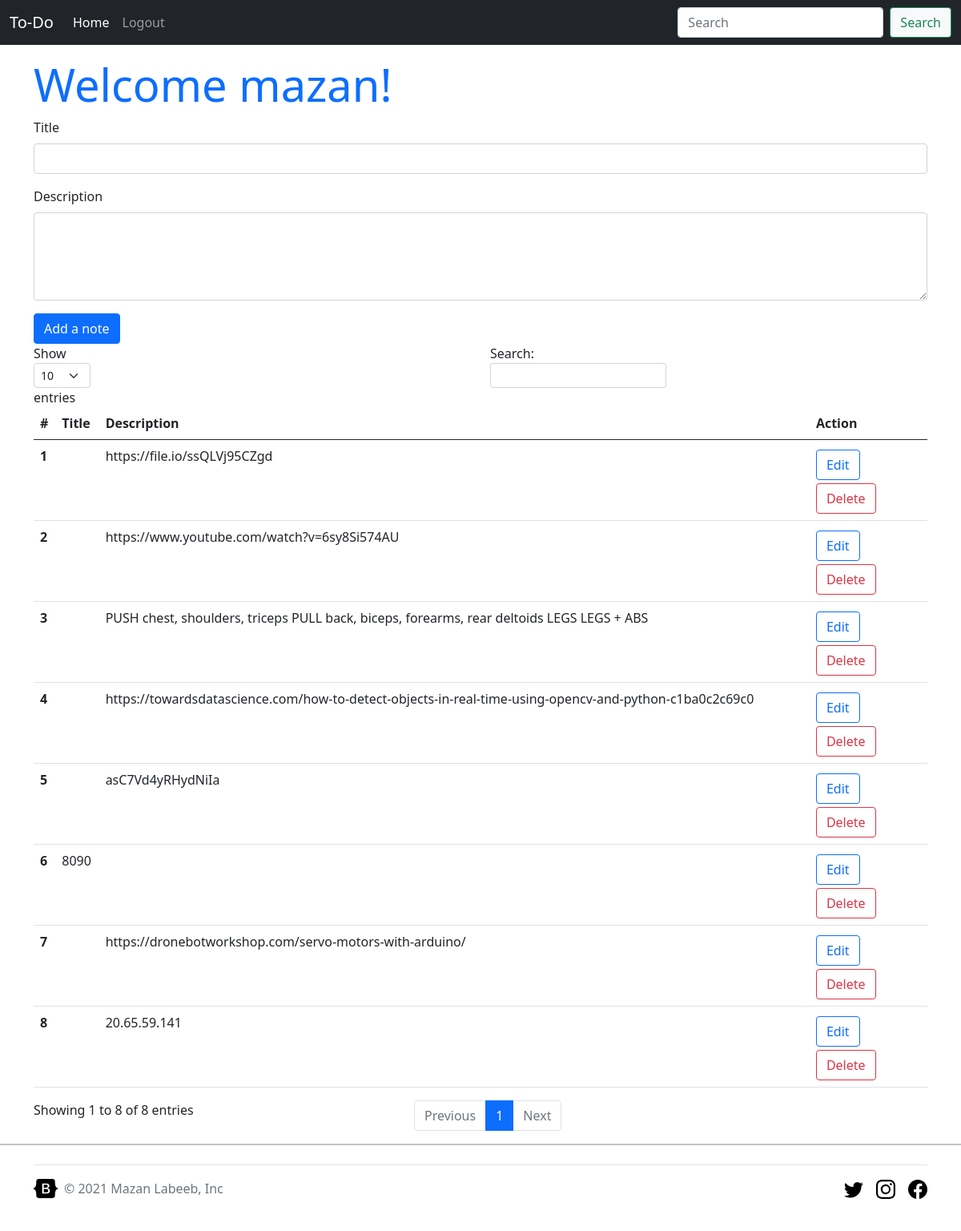
Page /index.php (signed in) on the committed database.
### tables this page shows
CREATE TABLE `data` (
  `sno` int(11) NOT NULL,
  `title` varchar(50) NOT NULL,
  `description` text NOT NULL,
  `timestamp` datetime NOT NULL DEFAULT CURRENT_TIMESTAMP
);

### index.php (the view, shortened to what this page needs)
<?php
  require "partial/conn.php";
  if(isset($_SESSION['username']) && isset($_SESSION['loggedin'])){
    $usernameS = $_SESSION['username'];
  }
  else{
    header('location:login.php');
    exit;
  }
?>
<!doctype html>
<html lang="en">
  <head>
    <link href="https://cdn.jsdelivr.net/npm/bootstrap@5.1.0/dist/css/bootstrap.min.css" rel="stylesheet">
  <body>
      <?php require "partial/header.php"; ?>
  <?php echo "<div class='container mt-3'><h1 class='display-4 text-primary' >Welcome <b>$usernameS!</b></h1></div>";?>
  <div class="container">
    <form class="mt-2" method="post" action="<?php echo htmlspecialchars($_SERVER['PHP_SELF']);?>">
      <div class="mb-3">
        <label for="exampleInputEmail1" class="form-label">Title</label>
        <input type="text" name = "title" class="form-control" id="exampleInputEmail1" aria-describedby="emailHelp">
      </div>
      <div class="mb-3">
        <label class="form-label" for="w3review">Description</label>
        <textarea name = "description" class="form-control" id="w3review" name="w3review" rows="4" cols="50"></textarea>
      </div>
      <button type="submit" class="btn btn-primary">Add a note</button>
    </form>
  </div>
    <div class="container">
      <table class="table" id ="example">
      <thead>
        <tr>
          <th scope="col">#</th>
          <th scope="col">Title</th>
          <th scope="col">Description</th>
          <th scope="col">Action</th>
        </tr>
      </thead>
      <tbody>
        <?php
          $sql = "SELECT * FROM `data`";
          $query = mysqli_query($conn, $sql);
          $counter = 0;
          while($row = mysqli_fetch_assoc( $query)){
            $counter++;
            $sno = $row['sno'];
            $description = $row['description'];
            $title = $row['title'];
            echo '
              <tr>
                <th scope="row">'.$counter.'</th>
                <td>'.$title.'</td>
                <td>'.$description.'</td>
                <td><button type="button" onclick="myFunction('.$sno.')" id="'.$sno.'" class="btn btn-outline-primary mt-1" data-bs-toggle="modal" data-bs-target="#staticBackdrop">Edit</button>
                <button class="btn btn-outline-danger mt-1" onclick="location.href=\'?delete='.$sno.' \';">Delete</button</td>
              </tr>
            ';
          }
        ?>
      </tbody>
    </table>
    </div>
   <?php require "partial/footer.php"; ?>
  </body>
</html>

### partial/header.php (shortened to what this page needs)
  <?php
    $navlogout = false;
    if(isset($_SESSION['username']) && isset($_SESSION['loggedin'])){
      $navlogout = true;
    }
  ?>
  <nav class="navbar navbar-expand-lg navbar-dark bg-dark">
  <div class="container-fluid">
    <a class="navbar-brand" href="#">To-Do</a>
    <div class="collapse navbar-collapse" id="navbarSupportedContent">
      <ul class="navbar-nav me-auto mb-2 mb-lg-0">
        <li class="nav-item">
          <a class="nav-link active" aria-current="page" href="index.php">Home</a>
        </li>
        <?php
          if($navlogout){
            echo '<li class="nav-item">
                    <a class="nav-link" href="logout.php">Logout</a>
                  </li>';
          }
        ?>
      </ul>
      <form class="d-flex ">
        <input class="form-control me-2" type="search" placeholder="Search" aria-label="Search">
        <button class="btn btn-outline-success btn-light" type="submit">Search</button>
      </form>
    </div>
  </div>
</nav>

### partial/footer.php (shortened to what this page needs)
    <div class="b-example-divider"></div>
<div class="container">
  <footer class="d-flex flex-wrap justify-content-between align-items-center py-3 my-4 border-top">
    <div class="col-md-4 d-flex align-items-center">
      <a href="/" class="mb-3 me-2 mb-md-0 text-muted text-decoration-none lh-1">
        <svg class="bi" width="30" height="24"><use xlink:href="#bootstrap"/></svg>
      </a>
      <span class="text-muted">&copy; 2021 Mazan Labeeb, Inc</span>
    </div>
    <ul class="nav col-md-4 justify-content-end list-unstyled d-flex">
      <li class="ms-3"><a class="text-muted" target="_blank" href="https://twitter.com/mazanlabeeb"><svg class="bi" width="24" height="24"><use xlink:href="#twitter"/></svg></a></li>
      <li class="ms-3"><a class="text-muted" target="_blank" href="https://instagram.com/mazanlabeeb"><svg class="bi" width="24" height="24"><use xlink:href="#instagram"/></svg></a></li>
      <li class="ms-3"><a class="text-muted" target="_blank" href="https://facebook.com/mazanlabeeb"><svg class="bi" width="24" height="24"><use xlink:href="#facebook"/></svg></a></li>
    </ul>
  </footer>
</div>

### index.php (style rules this page uses)
.b-example-divider { height: 0rem; background-color: rgba(0, 0, 0, .1); border: solid rgba(0, 0, 0, .15); border-width: 1px 0; box-shadow: inset 0 .5em 1.5em rgba(0, 0, 0, .1), inset 0 .125em .5em rgba(0, 0, 0, .15); }

### rows in the picture
data: description "https://file.io/ssQLVj95CZgd"
data: description "https://www.youtube.com/watch?v=6sy8Si574AU"
data: description "PUSH chest, shoulders, triceps PULL back, biceps, forearms, rear deltoids LEGS LEGS + ABS"
data: description "https://towardsdatascience.com/how-to-detect-objects-in-real-time-using-opencv-and-python-c1ba0c2c69c0"
data: description "asC7Vd4yRHydNiIa"
data: title "8090"
data: description "https://dronebotworkshop.com/servo-motors-with-arduino/"
data: description "20.65.59.141"

### other values in the picture
$usernameS "mazan"
